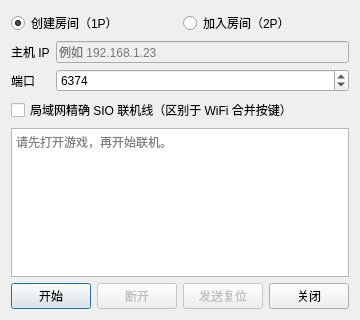
<?xml version="1.0" encoding="UTF-8"?>
<ui version="4.0">
 <class>QGBA::LinkView</class>
 <widget class="QDialog" name="QGBA::LinkView">
  <property name="geometry">
   <rect>
    <x>0</x>
    <y>0</y>
    <width>360</width>
    <height>320</height>
   </rect>
  </property>
  <property name="windowTitle">
   <string>WiFi 联机</string>
  </property>
  <layout class="QGridLayout" name="gridLayout">
   <item row="0" column="0" colspan="2">
    <layout class="QHBoxLayout" name="modeLayout">
     <item>
      <widget class="QRadioButton" name="radioHost">
       <property name="text">
        <string>创建房间（1P）</string>
       </property>
       <property name="checked">
        <bool>true</bool>
       </property>
       <attribute name="buttonGroup">
        <string notr="true">modeGroup</string>
       </attribute>
      </widget>
     </item>
     <item>
      <widget class="QRadioButton" name="radioJoin">
       <property name="text">
        <string>加入房间（2P）</string>
       </property>
       <attribute name="buttonGroup">
        <string notr="true">modeGroup</string>
       </attribute>
      </widget>
     </item>
    </layout>
   </item>
   <item row="1" column="0">
    <widget class="QLabel" name="ipLabel">
     <property name="text">
      <string>主机 IP</string>
     </property>
    </widget>
   </item>
   <item row="1" column="1">
    <widget class="QLineEdit" name="ipAddr">
     <property name="enabled">
      <bool>false</bool>
     </property>
     <property name="placeholderText">
      <string>例如 192.168.1.23</string>
     </property>
    </widget>
   </item>
   <item row="2" column="0">
    <widget class="QLabel" name="portLabel">
     <property name="text">
      <string>端口</string>
     </property>
    </widget>
   </item>
   <item row="2" column="1">
    <widget class="QSpinBox" name="port">
     <property name="minimum">
      <number>1024</number>
     </property>
     <property name="maximum">
      <number>65535</number>
     </property>
     <property name="value">
      <number>6374</number>
     </property>
    </widget>
   </item>
   <item row="3" column="0" colspan="2">
    <widget class="QCheckBox" name="lanMode">
     <property name="toolTip">
      <string>局域网精确 SIO 联机线（端口 18765），与安卓/iOS 局域网模式同协议，支持游戏内对战与交换。</string>
     </property>
     <property name="text">
      <string>局域网精确 SIO 联机线（区别于 WiFi 合并按键）</string>
     </property>
    </widget>
   </item>
   <item row="4" column="0" colspan="2">
    <widget class="QTextEdit" name="status">
     <property name="readOnly">
      <bool>true</bool>
     </property>
     <property name="placeholderText">
      <string>请先打开游戏，再开始联机。</string>
     </property>
    </widget>
   </item>
   <item row="5" column="0" colspan="2">
    <layout class="QHBoxLayout" name="buttonLayout">
     <item>
      <widget class="QPushButton" name="start">
       <property name="text">
        <string>开始</string>
       </property>
       <property name="icon">
        <iconset theme="network-connect"/>
       </property>
      </widget>
     </item>
     <item>
      <widget class="QPushButton" name="disconnect">
       <property name="enabled">
        <bool>false</bool>
       </property>
       <property name="text">
        <string>断开</string>
       </property>
       <property name="icon">
        <iconset theme="network-disconnect"/>
       </property>
      </widget>
     </item>
     <item>
      <widget class="QPushButton" name="sendReset">
       <property name="enabled">
        <bool>false</bool>
       </property>
       <property name="text">
        <string>发送复位</string>
       </property>
      </widget>
     </item>
     <item>
      <widget class="QPushButton" name="close">
       <property name="text">
        <string>关闭</string>
       </property>
       <property name="icon">
        <iconset theme="window-close"/>
       </property>
      </widget>
     </item>
    </layout>
   </item>
  </layout>
 </widget>
 <resources/>
 <connections>
  <connection>
   <sender>close</sender>
   <signal>clicked()</signal>
   <receiver>QGBA::LinkView</receiver>
   <slot>close()</slot>
   <hints>
    <hint type="sourcelabel">
     <x>300</x>
     <y>300</y>
    </hint>
    <hint type="destinationlabel">
     <x>180</x>
     <y>160</y>
    </hint>
   </hints>
  </connection>
  <connection>
   <sender>radioJoin</sender>
   <signal>toggled(bool)</signal>
   <receiver>ipAddr</receiver>
   <slot>setEnabled(bool)</slot>
   <hints>
    <hint type="sourcelabel">
     <x>120</x>
     <y>30</y>
    </hint>
    <hint type="destinationlabel">
     <x>250</x>
     <y>66</y>
    </hint>
   </hints>
  </connection>
 </connections>
 <buttongroups>
  <buttongroup name="modeGroup"/>
 </buttongroups>
</ui>
